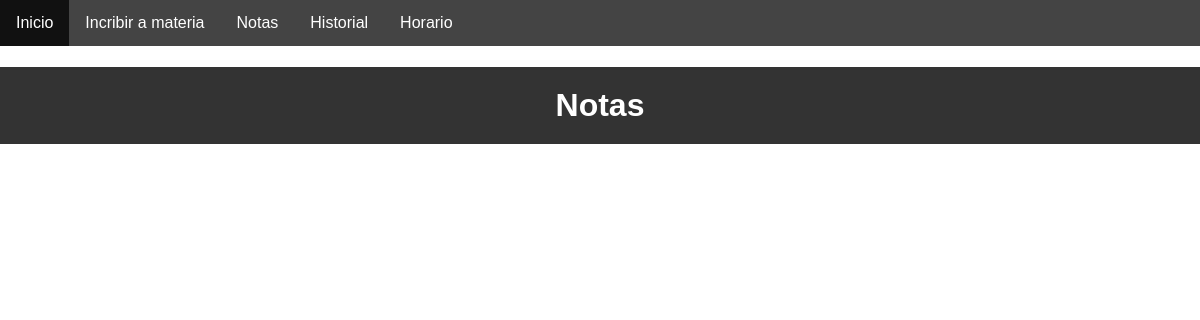
/notas/ (signed in), run on an earlier commit of the app's database.
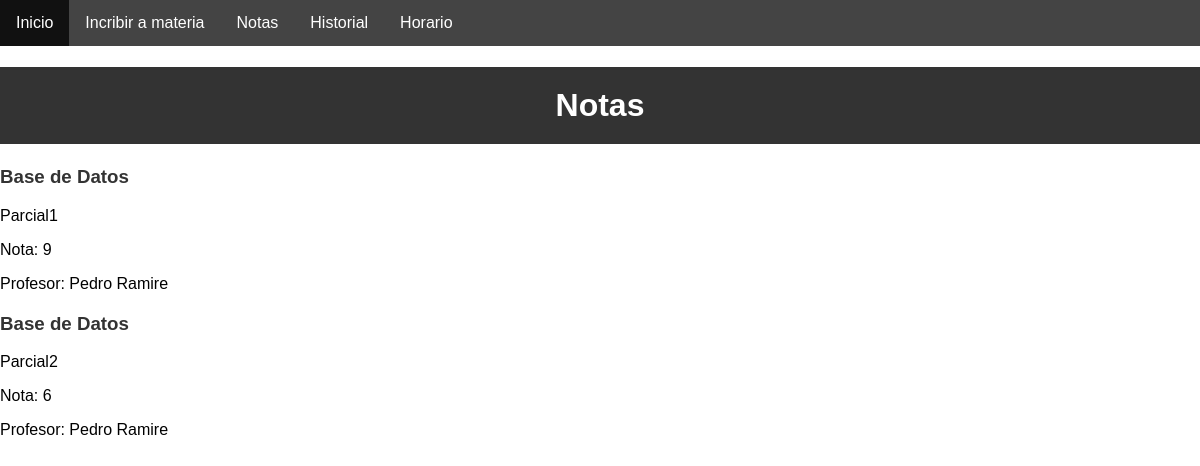
And on a later commit of the database.
### UTN/models.py (models this page shows, shortened)
class NotaEvaluacion(models.Model):
    nombre = models.CharField(max_length=255)
    tipoEvaluacion = models.CharField(max_length=255)
    valor = models.IntegerField()
    fecha = models.DateField()
    Inscripcion = models.ForeignKey(Inscripcion, on_delete=models.CASCADE, default='')
    profesor = models.ForeignKey(Profesor, on_delete=models.CASCADE)
    def __str__(self):
        return self.nombre

class Inscripcion(models.Model):
    usuario = models.ForeignKey(Usuario, on_delete=models.CASCADE, default='')
    curso = models.ForeignKey(Curso, on_delete=models.CASCADE)
    carrera = models.ForeignKey(Carrera, on_delete=models.CASCADE)
    condicionFinal = models.ForeignKey(CondicionFinal, on_delete=models.CASCADE)
    fechaInicio = models.DateTimeField()
    fechaFinal = models.DateTimeField(null=True)

class Curso(models.Model):
    nombreCurso = models.CharField(max_length=255)
    turno = models.ForeignKey(Turno, on_delete=models.CASCADE)
    nivel = models.IntegerField()
    materia = models.ForeignKey(Materia, on_delete=models.CASCADE, default='')
    listaHorarios = models.CharField(max_length=255)

class Materia(models.Model):
    nombre = models.CharField(max_length=255)
    siglas = models.CharField(max_length=10)
    carrera = models.ForeignKey(Carrera, on_delete=models.CASCADE)
    materia_correlativa = models.OneToOneField('self', null=True, blank=True, on_delete=models.SET_NULL)
    def __str__(self):
        return self.nombre

class Profesor(models.Model):
    nombre = models.CharField(max_length=255, default='')
    apellido = models.CharField(max_length=255, default='')
    correo = models.EmailField(default='')
    curso = models.ForeignKey(Curso, on_delete=models.CASCADE)
    def __str__(self):
        return self.nombre + ' ' + self.apellido

### UTN/views.py (the view, shortened to what this page needs)
# urls.py: path('notas/', views.notas),
def notas(request):
    if request.method == 'GET':
        notas = NotaEvaluacion.objects.filter(Inscripcion__usuario = request.user)
        return render(request, 'notas.html', {'notas' : notas})

### UTN/templates/notas.html (shortened to what this page needs)
{% extends 'base2.html' %}
{% block content %}
    <link rel="stylesheet" type="text/css" href="../static/css/nota.css">
    <h1>Notas</h1>
    {% for n in notas %}
        <h3>{{n.Inscripcion.curso.materia}}</h3>
        <p>{{ n }}</p>
        <p>Nota: {{ n.valor }}</p>
        <p>Profesor: {{ n.profesor }}</p>
    {% endfor %}
{% endblock %}

### UTN/templates/base2.html (shortened to what this page needs)
<!DOCTYPE html>
<html lang="en">
<head>
    <link rel="stylesheet" type="text/css" href="../static/css/home.css">
</head>
<body>
    <nav>
        <ul>
            <li>
                <a href="/home">Inicio</a>
            </li>
            <li>
                <a href="/inscribir">Incribir a materia</a>
            </li>
            <li>
                <a href="/notas">Notas</a>
            </li>
            <li>
                <a href="/historial">Historial</a>
            </li>
            <li>
                <a href="/horario">Horario</a>
            </li>
        </ul>
    </nav>
    {% block content %}
    {% endblock %}
</body>
</html>

### UTN/static/css/home.css (style rules this page uses)
body { font-family: Arial, sans-serif; margin: 0; padding: 0; }
nav { background-color: #444; color: white; }
nav ul { list-style-type: none; margin: 0; padding: 0; overflow: hidden; }
nav li { float: left; }
nav a { display: block; color: white; text-align: center; padding: 14px 16px; text-decoration: none; }
h1 { color: white; }

### UTN/static/css/nota.css (style rules this page uses)
body { font-family: Arial, sans-serif; margin: 0; padding: 0; }
h1, h3 { color: #333; }
h1 { background-color: #333; color: white; text-align: center; padding: 20px; }
h3 { margin-top: 20px; }
p { margin-bottom: 10px; }

What changed in the data, as far as the page shows it:
added NotaEvaluacion: Inscripcion.curso.materia "Base de Datos", nombre "Parcial1", valor "9", profesor "Pedro Ramire"
added NotaEvaluacion: Inscripcion.curso.materia "Base de Datos", nombre "Parcial2", valor "6", profesor "Pedro Ramire"
